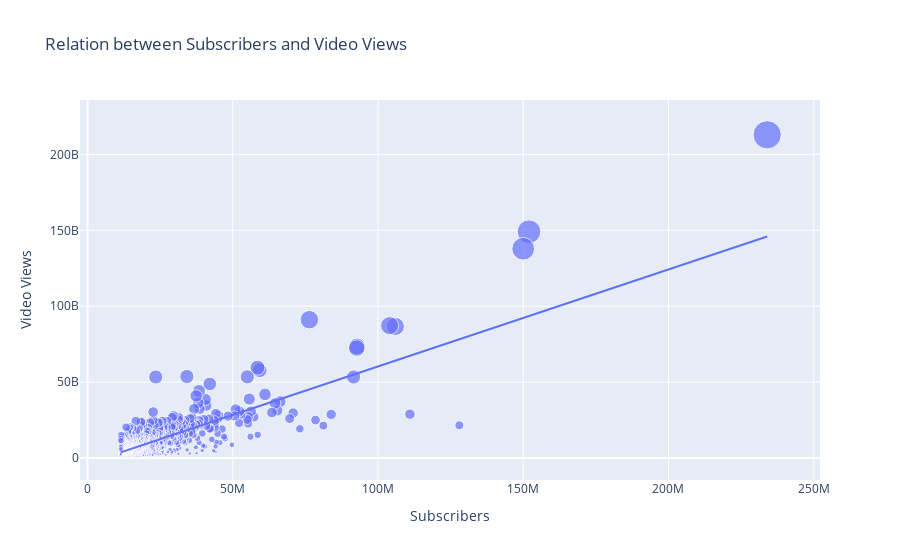

This figure's notebook cell:
### Code cell
subs_to_views = px.scatter(data_frame = data, x="Subscribers", y="Video Views", size="Video Views", trendline="ols", title="Relation between Subscribers and Video Views")
subs_to_views.show()

### Figure 1 — Plotly figure (JSON) as saved in the notebook; plotly's stock layout.template omitted (floating-point values rounded to 4 significant figures; data arrays with more than 128 entries replaced by an {"elided": "..."} marker saying what was removed)
{"data": [{"hovertemplate": "Subscribers=%{x}<br>Video Views=%{marker.size}<extra></extra>", "legendgroup": "", "marker": {"color": "#636efa", "size": {"elided": "970 int values"}, "sizemode": "area", "sizeref": 532300000.0, "symbol": "circle"}, "mode": "markers", "name": "", "orientation": "v", "showlegend": false, "type": "scatter", "x": {"elided": "970 int values"}, "xaxis": "x", "y": {"elided": "970 int values"}, "yaxis": "y"}, {"hovertemplate": "<b>OLS trendline</b><br>Video Views = 638.66 * Subscribers + -3.56845e+09<br>R<sup>2</sup>=0.627757<br><br>Subscribers=%{x}<br>Video Views=%{y} <b>(trend)</b><extra></extra>", "legendgroup": "", "marker": {"color": "#636efa", "symbol": "circle"}, "mode": "lines", "name": "", "showlegend": false, "type": "scatter", "x": {"elided": "970 int values"}, "xaxis": "x", "y": {"elided": "970 float values"}, "yaxis": "y"}], "layout": {"legend": {"itemsizing": "constant", "tracegroupgap": 0}, "title": {"text": "Relation between Subscribers and Video Views"}, "xaxis": {"anchor": "y", "domain": [0, 1], "title": {"text": "Subscribers"}}, "yaxis": {"anchor": "x", "domain": [0, 1], "title": {"text": "Video Views"}}}}
